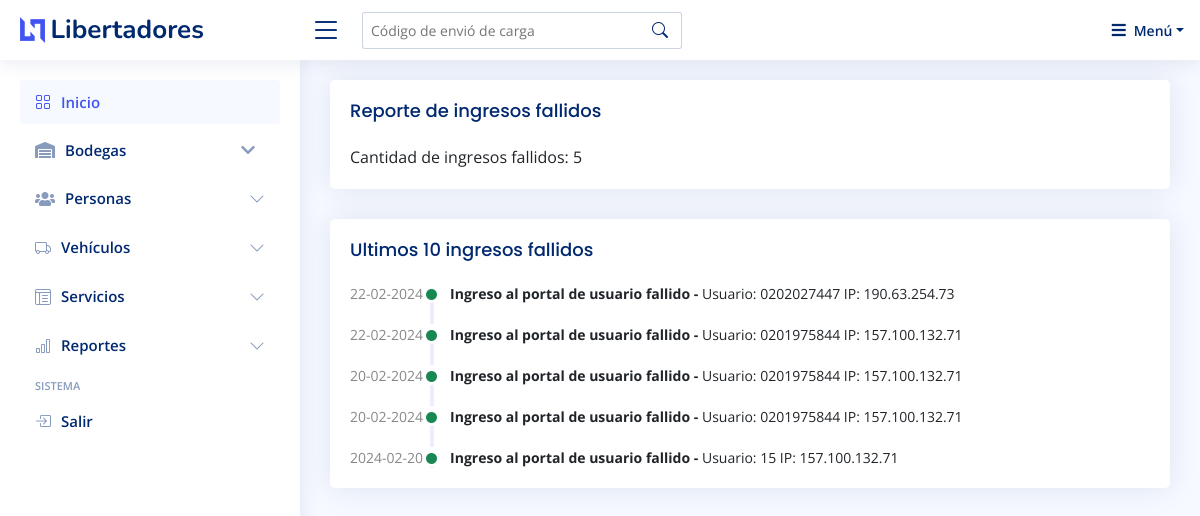
Screenshot of /app/?p=error_login (signed in) with the database file from the repository.
### tables this page shows
CREATE TABLE `logs` (
  `id` int(11) NOT NULL,
  `fecha` varchar(16) NOT NULL,
  `evento` varchar(250) NOT NULL,
  `detalle` varchar(250) NOT NULL
);

### app/error_login.php (the view, shortened to what this page needs)
<main id="main" class="main">
<div class="pagetitle">
    <section class="section dashboard">
      <div class="row">
        <div class="col-lg-12">
          <div class="row">
<div class="col-lg-12">
  <div class="card">
  <div class="card-body">
              <h5 class="card-title">Reporte de ingresos fallidos</h5>
              <p class="card-text">
          <?php
          include_once  'conexion.php';
          $tipo_evento = "Ingreso al portal de usuario fallido";
          $consulta = $pdo->prepare("SELECT COUNT(*) as count FROM logs WHERE evento = :tipo_evento");
          $consulta->bindParam(':tipo_evento', $tipo_evento);
          $consulta->execute();
          $resultado = $consulta->fetch(PDO::FETCH_ASSOC);
          $cantidadIngresosFallidos = $resultado['count'];
          echo "Cantidad de ingresos fallidos: " . $cantidadIngresosFallidos;
          ?>
              </p>
  </div>
</div>
<div class="card">
<?php
include_once  'conexion.php';
$tipo_evento = "Ingreso al portal de usuario fallido";
$consulta = $pdo->prepare("SELECT fecha, evento, detalle FROM logs WHERE evento = :tipo_evento ORDER BY id DESC LIMIT 10");
$consulta->bindParam(':tipo_evento', $tipo_evento);
$consulta->execute();
$logs = $consulta->fetchAll(PDO::FETCH_ASSOC);
?>
            <div class="card-body">
              <h5 class="card-title">Ultimos 10 ingresos fallidos</h5>
              <?php foreach($logs as $log): ?>
              <div class="activity">
                <div class="activity-item d-flex">
                  <div class="activite-label"><?php echo $log['fecha']; ?></div>
                  <i class='bi bi-circle-fill activity-badge text-success align-self-start'></i>
                  <div class="activity-content">
                  <a href="#" class="fw-bold text-dark"> <?php echo $log['evento']; ?> - </a> <?php echo $log['detalle']; ?>
                  </div>
                </div>
                <?php endforeach; ?>
              </div>
            </div>
          </div>
          </div>
        </div>
      </div>
    </section>
  </main>

### app/assets/css/style.css (style rules this page uses)
:root { scroll-behavior: smooth; }
body { font-family: "Open Sans", sans-serif; background: #f6f9ff; color: #444444; }
a { color: #4154f1; text-decoration: none; }
h1, h2, h3, h4, h5, h6 { font-family: "Nunito", sans-serif; }
#main { margin-top: 60px; padding: 20px 30px; transition: all 0.3s; }
.pagetitle { margin-bottom: 10px; }
.card { margin-bottom: 30px; border: none; border-radius: 5px; box-shadow: 0px 0 30px rgba(1, 41, 112, 0.1); }
.card-title { padding: 20px 0 15px 0; font-size: 18px; font-weight: 500; color: #012970; font-family: "Poppins", sans-serif; }
.card-body { padding: 0 20px 20px 20px; }
@media (min-width: 1200px) { #main, #footer { margin-left: 300px; } }
.dashboard .activity { font-size: 14px; }
.dashboard .activity .activity-item .activite-label { color: #888; position: relative; flex-shrink: 0; flex-grow: 0; min-width: 64px; }
.dashboard .activity .activity-item .activite-label::before { content: ""; position: absolute; right: -11px; width: 4px; top: 0; bottom: 0; background-color: #eceefe; }
.dashboard .activity .activity-item .activity-badge { margin-top: 3px; z-index: 1; font-size: 11px; line-height: 0; border-radius: 50%; flex-shrink: 0; border: 3px solid #fff; flex-grow: 0; }
.dashboard .activity .activity-item .activity-content { padding-left: 10px; padding-bottom: 20px; }
.dashboard .activity .activity-item:first-child .activite-label::before { top: 5px; }
.dashboard .activity .activity-item:last-child .activity-content { padding-bottom: 0; }

### rows the page displays
logs: fecha "22-02-2024", evento "Ingreso al portal de usuario fallido", detalle "Usuario: 0202027447 IP: 190.63.254.73"
logs: fecha "22-02-2024", evento "Ingreso al portal de usuario fallido", detalle "Usuario: 0201975844 IP: 157.100.132.71"
logs: fecha "20-02-2024", evento "Ingreso al portal de usuario fallido", detalle "Usuario: 0201975844 IP: 157.100.132.71"
logs: fecha "20-02-2024", evento "Ingreso al portal de usuario fallido", detalle "Usuario: 0201975844 IP: 157.100.132.71"
logs: fecha "2024-02-20", evento "Ingreso al portal de usuario fallido", detalle "Usuario: 15 IP: 157.100.132.71"

### other values shown
$cantidadIngresosFallidos "5"
